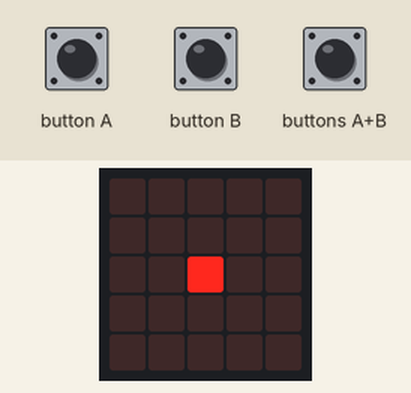
Simulated run of this program. Board: BBC micro:bit (MakeCode). Shown: the board's 5×5 LED display. Inputs (shaded band) come from the test bench.

Above: at 1.6 s.
1.7 s: button A pressed for 0.15 s
At 3.0 s:
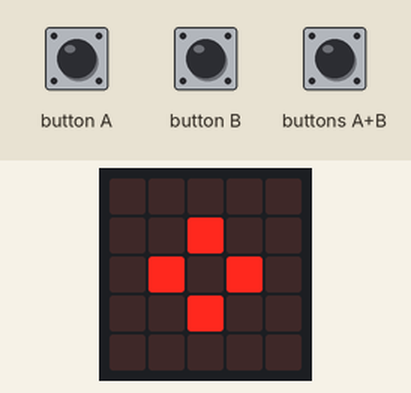
3.3 s: button B pressed for 0.15 s
At 4.2 s:
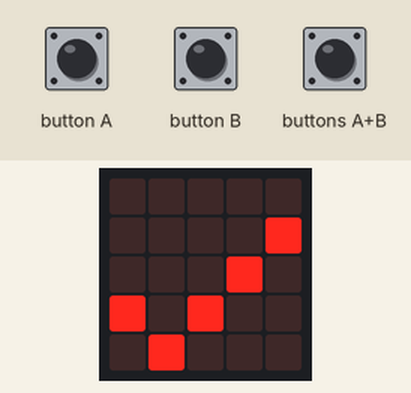
4.9 s: buttons A+B pressed for 0.15 s
At 5.4 s:
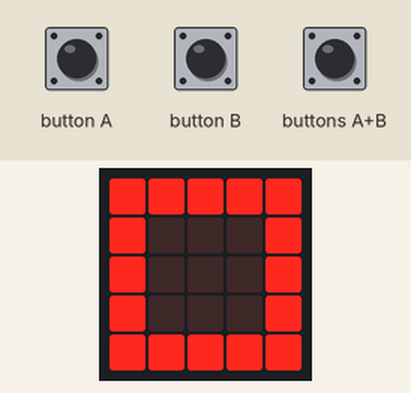
Timing chart, 0 to 7.9 s (numbered marks = the images above; inputs shaded):
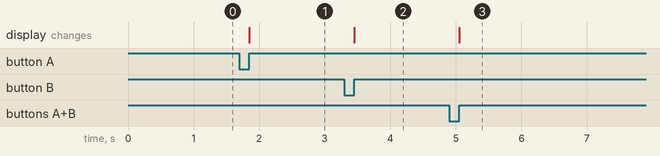

The program:

main.ts
```typescript
input.onButtonPressed(Button.A, function () {
    basic.showIcon(IconNames.SmallDiamond)
})
input.onButtonPressed(Button.AB, function () {
    basic.showIcon(IconNames.Square)
})
input.onButtonPressed(Button.B, function () {
    basic.showIcon(IconNames.Yes)
})
basic.showLeds(`
    . . . . .
    . . . . .
    . . # . .
    . . . . .
    . . . . .
    `)
basic.forever(function () {

})
```

test.ts
```typescript
// i test vanno qui; questi non saranno compilati quando questo pacchetto viene usato come estensione.
```

Measured:
- after the input at 1.7 s, the display: changes after 0.15 s (image 1)
- after the input at 3.3 s, the display: changes after 0.15 s (image 2)
- after the input at 4.9 s, the display: changes after 0.15 s (image 3)
